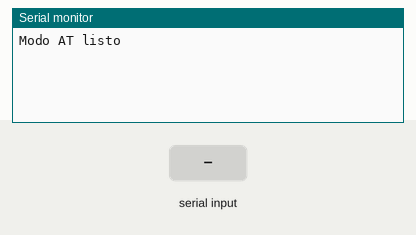
This sketch was run on a simulated Arduino Uno, built with avr-gcc and run on an emulated ATmega328P. Parts: the last lines printed to the serial monitor. The test bench sets the inputs (shaded band).

Above: at 1.2 s.
1.3 s: "1" received over the second serial link
At 2.0 s:
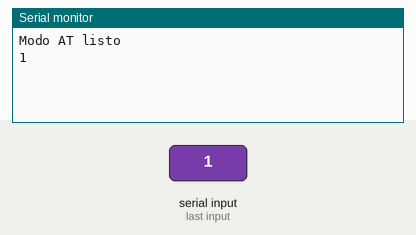
2.8 s: "0" received over the second serial link
At 3.1 s:
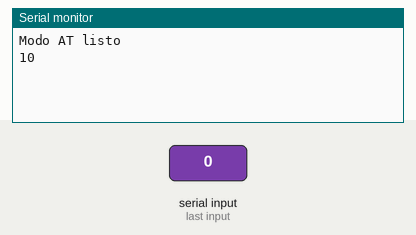

The sketch:

CUSTOM-MOD-AT.ino
```cpp
#include <SoftwareSerial.h>
SoftwareSerial BT(9, 8); // RX, TX

void setup() {
  Serial.begin(9600);
  BT.begin(38400); // Velocidad AT fija para HC-05 en modo AT
  Serial.println("Modo AT listo");
}

void loop() {
  if (BT.available()) {
    Serial.write(BT.read());
  }
  if (Serial.available()) {
    BT.write(Serial.read());
  }
}
```

Measured:
- after the input at 1.3 s, the serial monitor: prints a new line at once (image 1)
- after the input at 2.8 s, the serial monitor: prints a new line at once (image 2)
